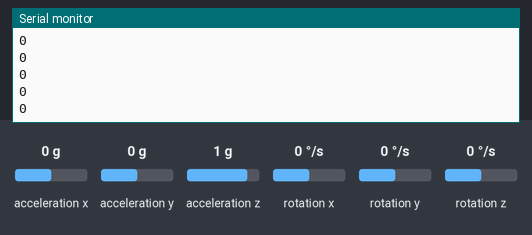
A sketch run on a simulated Arduino Uno, built with avr-gcc and run on an emulated ATmega328P. Shown: the last lines printed to the serial monitor. The inputs (shaded band) are chosen by the test bench; at power-on: acceleration x 0 g, acceleration y 0 g, acceleration z 1 g, rotation x 0 °/s, rotation y 0 °/s, rotation z 0 °/s.

Above: at 1.2 s.
1.3 s: acceleration x set to -1.4 g
At 1.33 s:
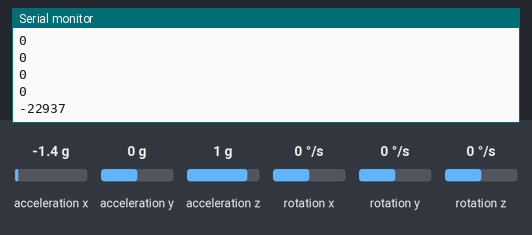
2.8 s: acceleration x set to -0.8 g
At 2.85 s:
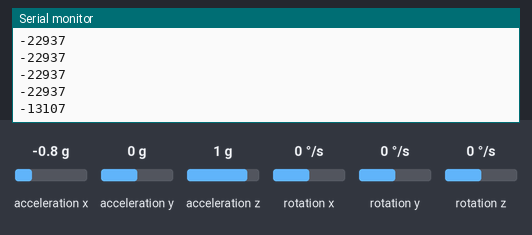
Timing chart, 0 to 5.8 s (numbered marks = the images above; inputs shaded):
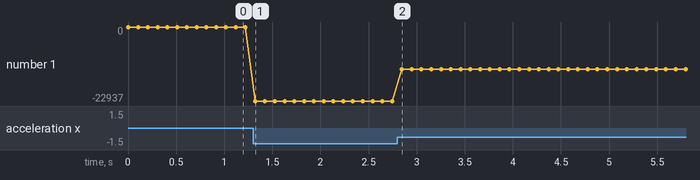

The sketch:

controller.ino
```cpp
/*
Main method arduino class that is used to access the accelerometer input and convert that
into robotic arm output.
*/

boolean test = false;
void setup()
{
  if(test){
    startTest();
  }
  Serial.begin(9600);
  startData();
}

void loop()
{
  //Data Collection
  getDelta();
  //printDelta();
  printRaw();
  delay(100);
}
```

data.ino
```cpp
/*
The data collection mehthod of hackbot. Uses the provided LSM303 Method given
by the pololu website.*/

#include <Wire.h>
#include <LSM303.h>

LSM303 compass;

int xState;
int yState;
int zState;

int dx;
int dy;
int dz;

/*
Initiate data collection
*/
void startData(){

  Wire.begin();
  compass.init();
  compass.enableDefault();

  compass.read();
  logState(toG(compass.a.x), toG(compass.a.y), toG(compass.a.z));
}

/*
Log the current state of xyz
*/
void logState(int x, int y, int z){
  xState=x;
  yState=y;
  zState=z;
}

/*
Get the delta and log the current state
*/
void getDelta(){
  compass.read();

  int xCurrent = toG(compass.a.x);
  int yCurrent = toG(compass.a.y);
  int zCurrent = toG(compass.a.z);

  dx=abs(xCurrent - xState);
  dy=abs(yCurrent - yState);
  dz=abs(zCurrent - zState);

  logState(xCurrent, yCurrent, zCurrent);
}


void printDelta(){
  char report[80];
  int time = millis();
  Serial.print(time);


  Serial.println(report);
}

void printRaw(){
  Serial.println(compass.a.x);
  //Serial.println(compass.a.y);
  //Serial.println(toG(compass.a.z));
  Serial.println();
}

int toG(int x){
  return x/16;
}
```

test.ino
```cpp
void startTest(){
  pinMode(13, OUTPUT);
  pinMode(12, OUTPUT);
  pinMode(11, OUTPUT);
}
  void lightTest(int n){
    if(n==1){digitalWrite(13, HIGH);}
    if(n==2){digitalWrite(12, HIGH);}
    if(n==3){digitalWrite(11, HIGH);}
  }
```

Measured:
- after the input at 1.3 s, the serial monitor: prints a new line at once (image 1)
- after the input at 2.8 s, the serial monitor: prints a new line after 0.05 s (image 2)
- plotted number 1: 0 → -22937 after the input at 1.3 s, -22937 → -13107 after the input at 2.8 s
